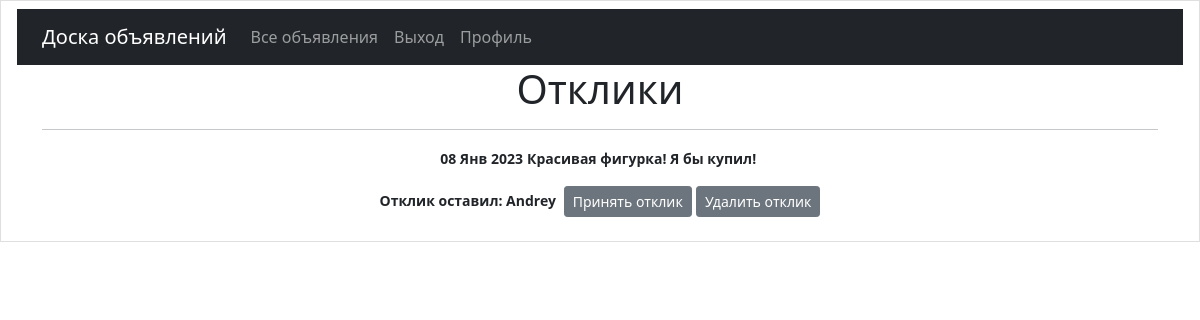
Screenshot of /bulletin/10/user_response (signed in) with the database file from the repository.
### bulletin/models.py (models this page shows, shortened)
class Response(models.Model):
    class Meta:
        verbose_name = u"Комментарий к новости"
        verbose_name_plural = u"Комментарии к новостям"
    commentPost = models.ForeignKey(Post, on_delete=models.CASCADE, verbose_name='Объявление')
    commentUser = models.ForeignKey(User, on_delete=models.CASCADE, verbose_name='Пользователь')
    text = models.TextField(verbose_name='Отклик')
    dateCreation = models.DateTimeField(auto_now_add=True, verbose_name='Дата')
    status = models.BooleanField(default=False)

### bulletin/views.py (the view)
# urls.py: path('<int:pk>/user_response', user_response, name='user_response'),
@login_required
def user_response(request, pk):
    post = Post.objects.get(id=pk)
    response = Response.objects.filter(commentPost=post)
    return render(request, 'user_response.html', {
        'responses': response})

### bulletin/templatetags/custom_filters.py (called while the page is built)
@register.filter()
def censor(value):
    for word in black_words:
        value = value.replace(word[1:], '*' * (len(word) - 1))
    return value

### templates/user_response.html
{% extends 'flatpages/default.html' %}
{% load custom_filters %}
{% block content %}
<h1>Отклики </h1>
<hr>
           {% for response in responses|dictsortreversed:"dateCreation"%}
            <html class="list-group-item">
                    <p class="fw-bold">
                    <small class="fw-bold">{{ response.dateCreation|date:'d M Y' }}</small>
                    <small class="fw-bold">{{ response.text|censor }}&nbsp;</small></p>
                    <p><small class="fw-bold">Отклик оставил: {{ response.commentUser }}&nbsp;</small>
                        {% if response.status %}
                            <a href="{% url 'accept_response' response.id %}" class="btn btn-secondary btn-sm">Отменить отклик</a>
                            {% else %}
                            <a href="{% url 'accept_response' response.id %}" class="btn btn-secondary btn-sm">Принять отклик</a>
                            <a href="{% url 'delete_response' response.id %}" class="btn btn-secondary btn-sm">Удалить отклик</a></p>
                        {% endif %}
            {% endfor %}
{% endblock content %}

### rows the page displays
Response: dateCreation "08 Янв 2023", text|censor "Красивая фигурка! Я бы купил!", commentUser "Andrey", status "Принять отклик"
